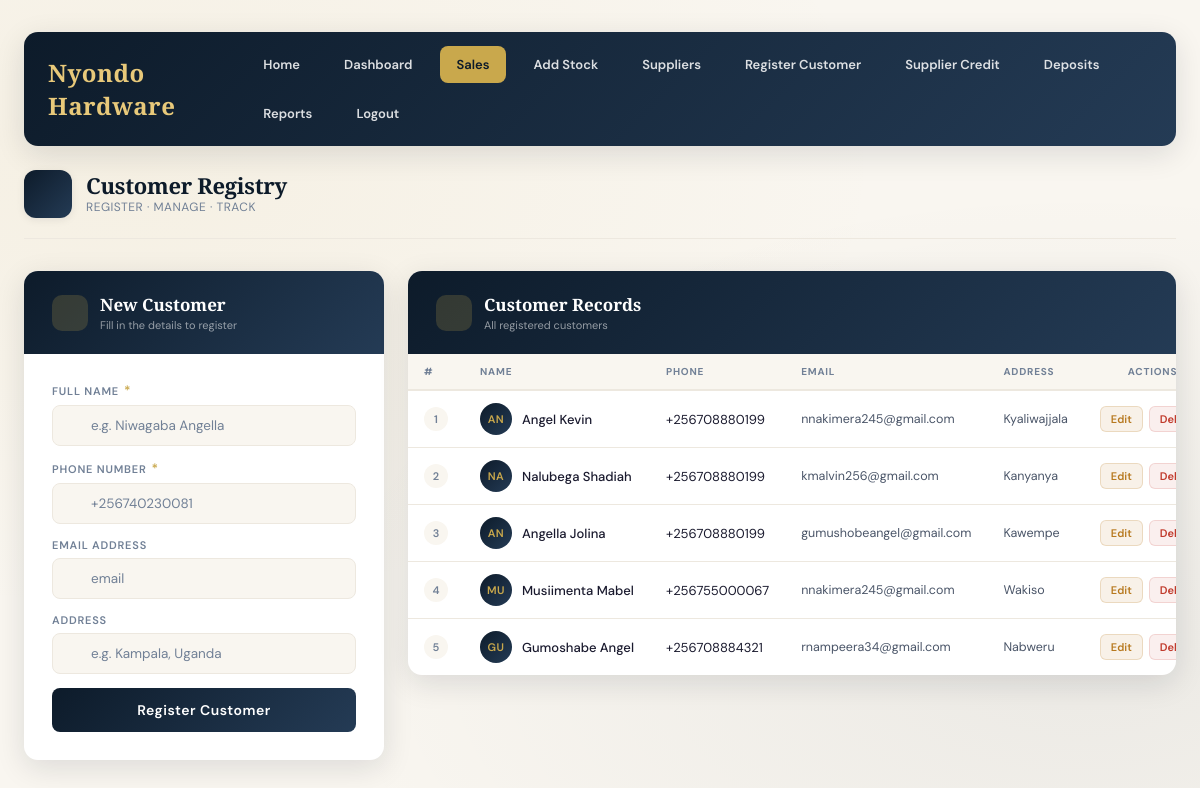
Page /register/ (signed in) on the earlier database version.
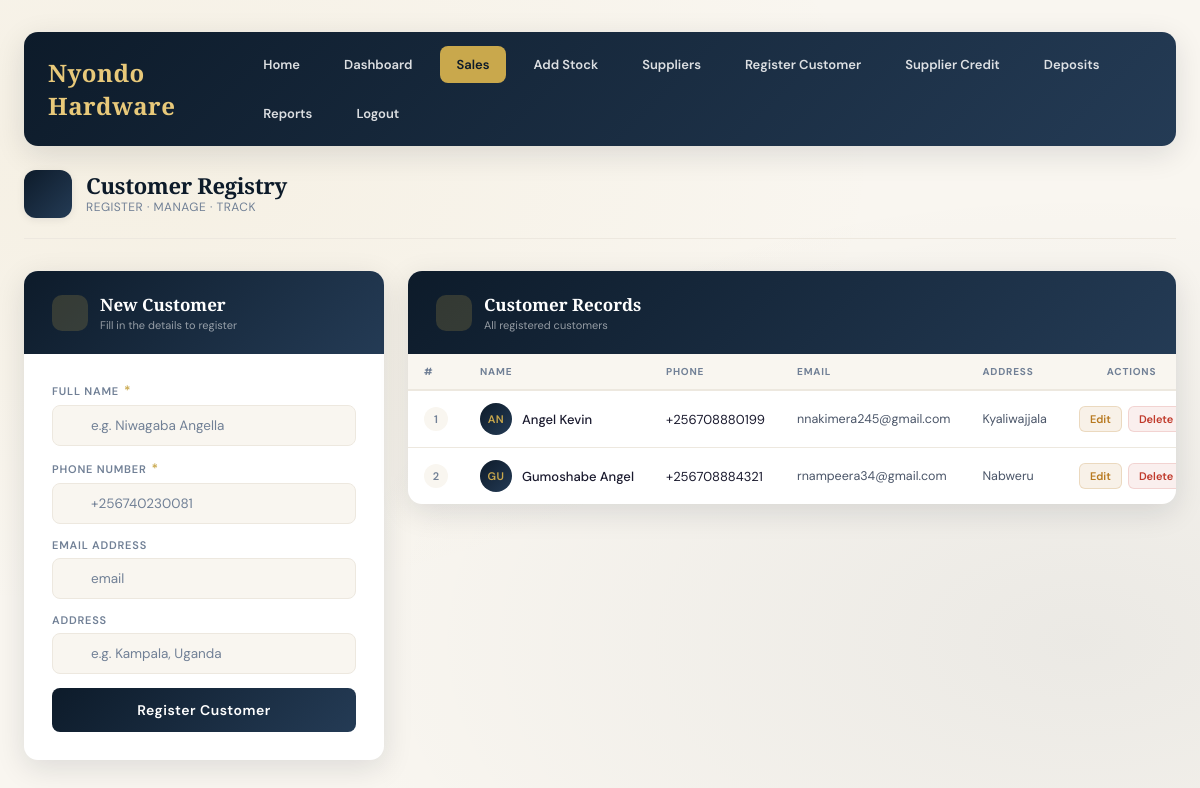
Same page on the later database version.
### hardwareapp/models.py (models this page shows, shortened)
class Register(models.Model):
    name = models.CharField(max_length=100)
    phone = models.CharField(max_length=13)
    email = models.EmailField(blank=True, null=True)
    address = models.CharField(max_length=200, blank=True, null=True)
    date_created = models.DateTimeField(auto_now_add=True)

### hardwareapp/views.py (the view, shortened to what this page needs)
# urls.py: path('register/', views.register, name='register'),
@login_required
def register(request):
    context = {}
    customers = Register.objects.all().order_by('-id')
    return render(request, 'register.html', {
        'customers': customers
    })

### hardwareapp/templates/register.html (shortened to what the changed rows need)
<!doctype html>
<html lang="en">
  <head>
  </head>
  <body>
    <div class="page-header">
      <div class="brand">
        <div class="brand-text">
          <h1>Customer Registry</h1>
        </div>
      </div>
    </div>
    <div class="layout">
      <div class="card">
        <div class="card-header">
          <div>
            <h2>New Customer</h2>
          </div>
        </div>
      </div>
      <div class="card">
        <div class="card-header">
          <div>
            <h2>Customer Records</h2>
          </div>
        </div>
        <div class="table-wrapper">
          <table id="customerTable">
            <thead>
              <tr>
                <th>#</th>
                <th>Name</th>
                <th>Phone</th>
                <th>Email</th>
                <th>Address</th>
                <th>Actions</th>
              </tr>
            </thead>
            <tbody>
              {% for customer in customers %}
              <tr>
                <td><span class="row-num">{{ forloop.counter }}</span></td>
                <td>
                  <div class="cell-name">
                    <div class="avatar">
                      {{ customer.name|slice:":2"|upper }}
                    </div>
                    <span>{{ customer.name }}</span>
                  </div>
                </td>
                <td>{{ customer.phone }}</td>
                <td class="muted">{{ customer.email }}</td>
                <td class="muted">{{ customer.address }}</td>
                <td>
                  <div class="actions">
                    <a
                      href="{% url 'edit_customer' customer.id %}"
                      class="action-btn btn-edit"
                    >
                      Edit
                    </a>
                    <a
                      href="{% url 'delete_customer' customer.id %}"
                      class="action-btn btn-delete"
                      onclick="
                        return confirm(
                          'Are you sure you want to delete this customer?',
                        );
                      "
                    >
                      Delete
                    </a>
                  </div>
                </td>
              </tr>
              {% endfor %}
            </tbody>
          </table>
        </div>
      </div>
    </div>
  </body>
</html>

Differences in the rows shown:
removed Register: name "NA", name "Nalubega Shadiah", phone "+256708880199", email "kmalvin256@gmail.com", address "Kanyanya"
removed Register: name "AN", name "Angella Jolina", phone "+256708880199", email "gumushobeangel@gmail.com", address "Kawempe"
removed Register: name "MU", name "Musiimenta Mabel", phone "+256755000067", email "nnakimera245@gmail.com", address "Wakiso"
